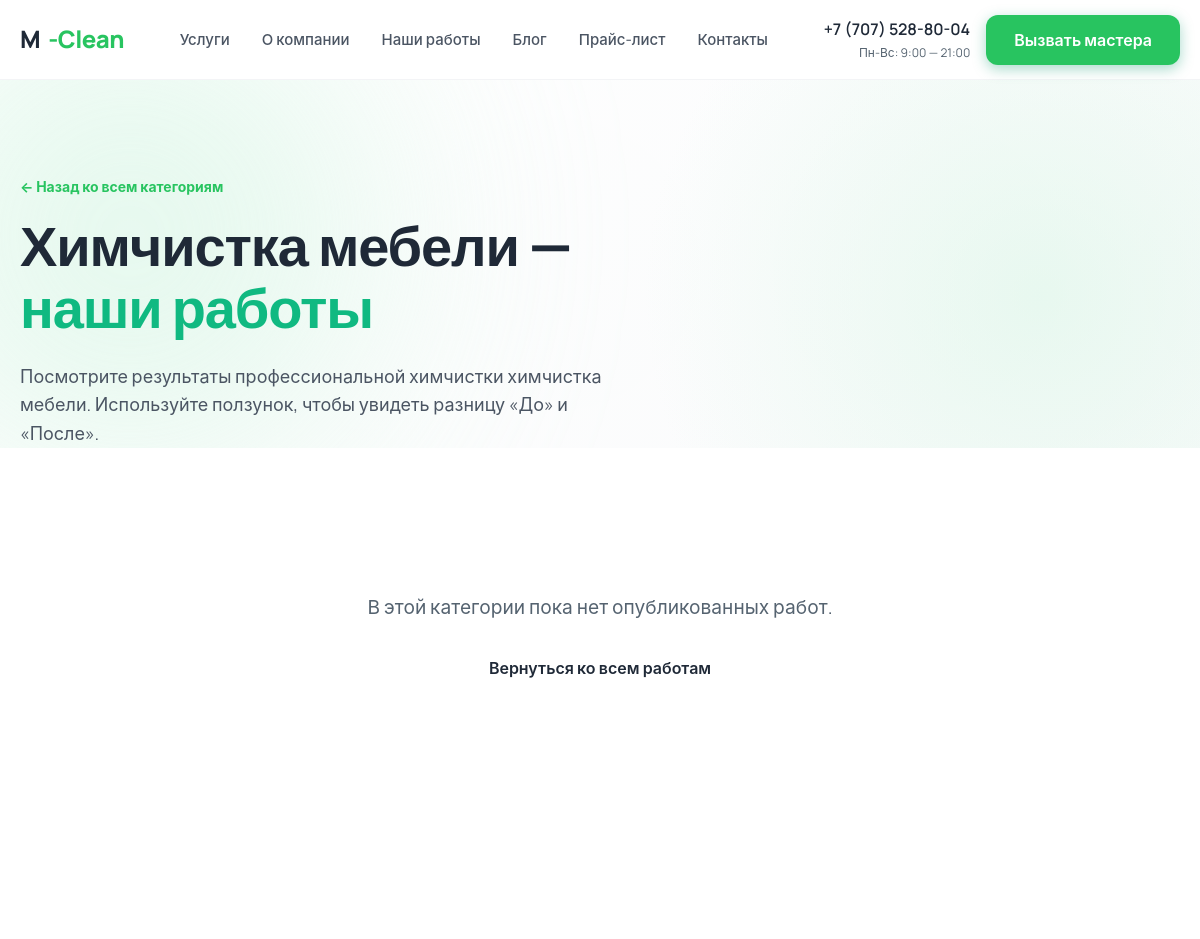
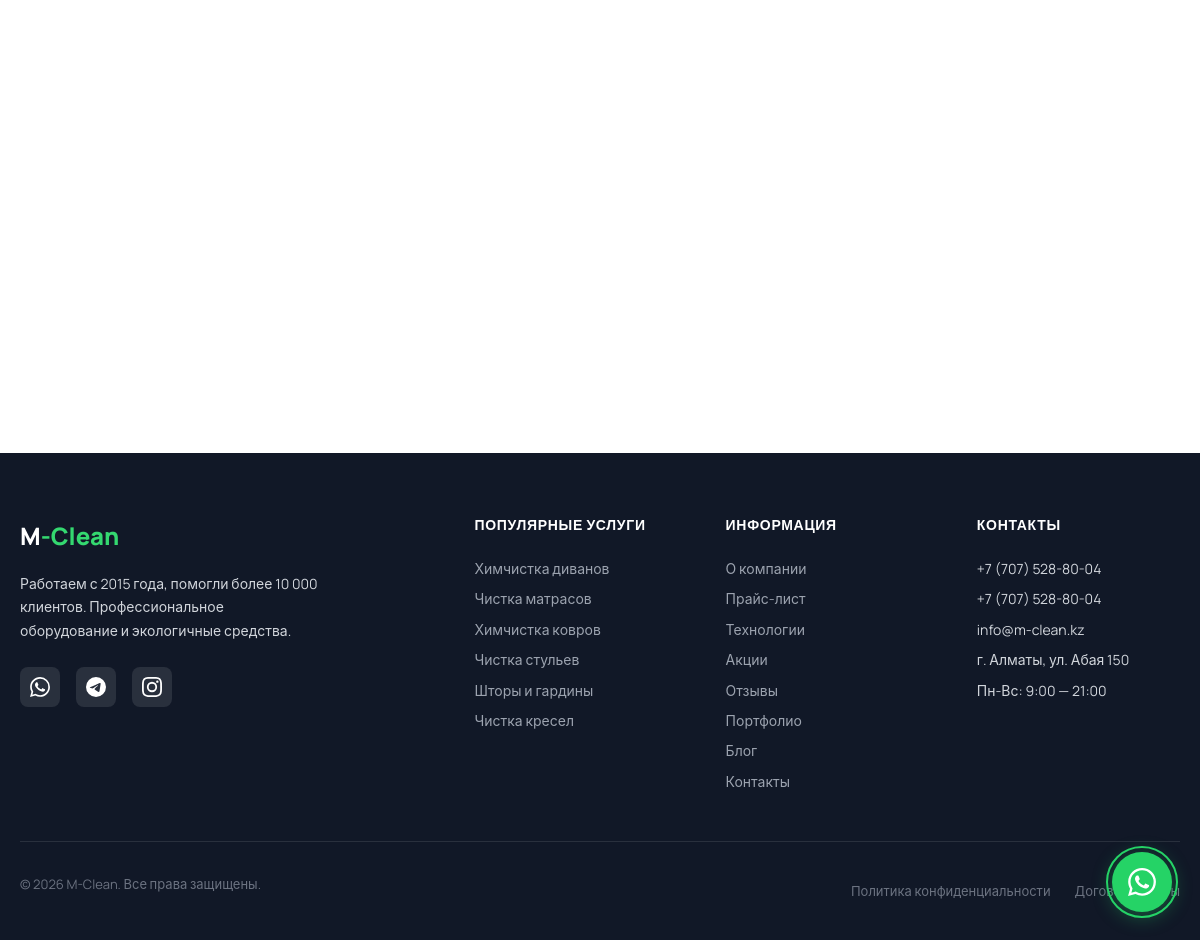
The page /portfolio/himchistka-mebeli/ on the database as committed earlier (2 pictures, top to bottom).
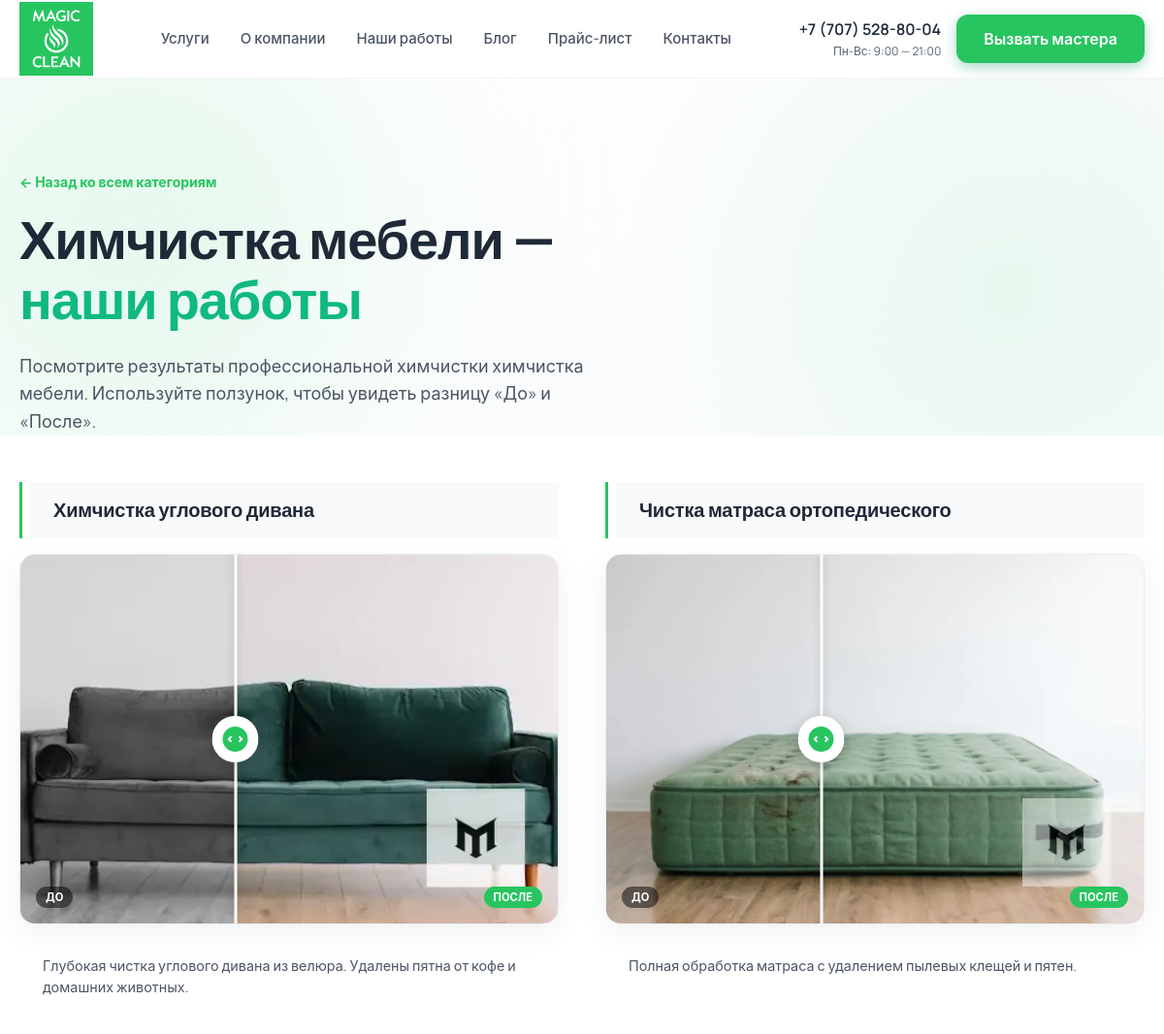
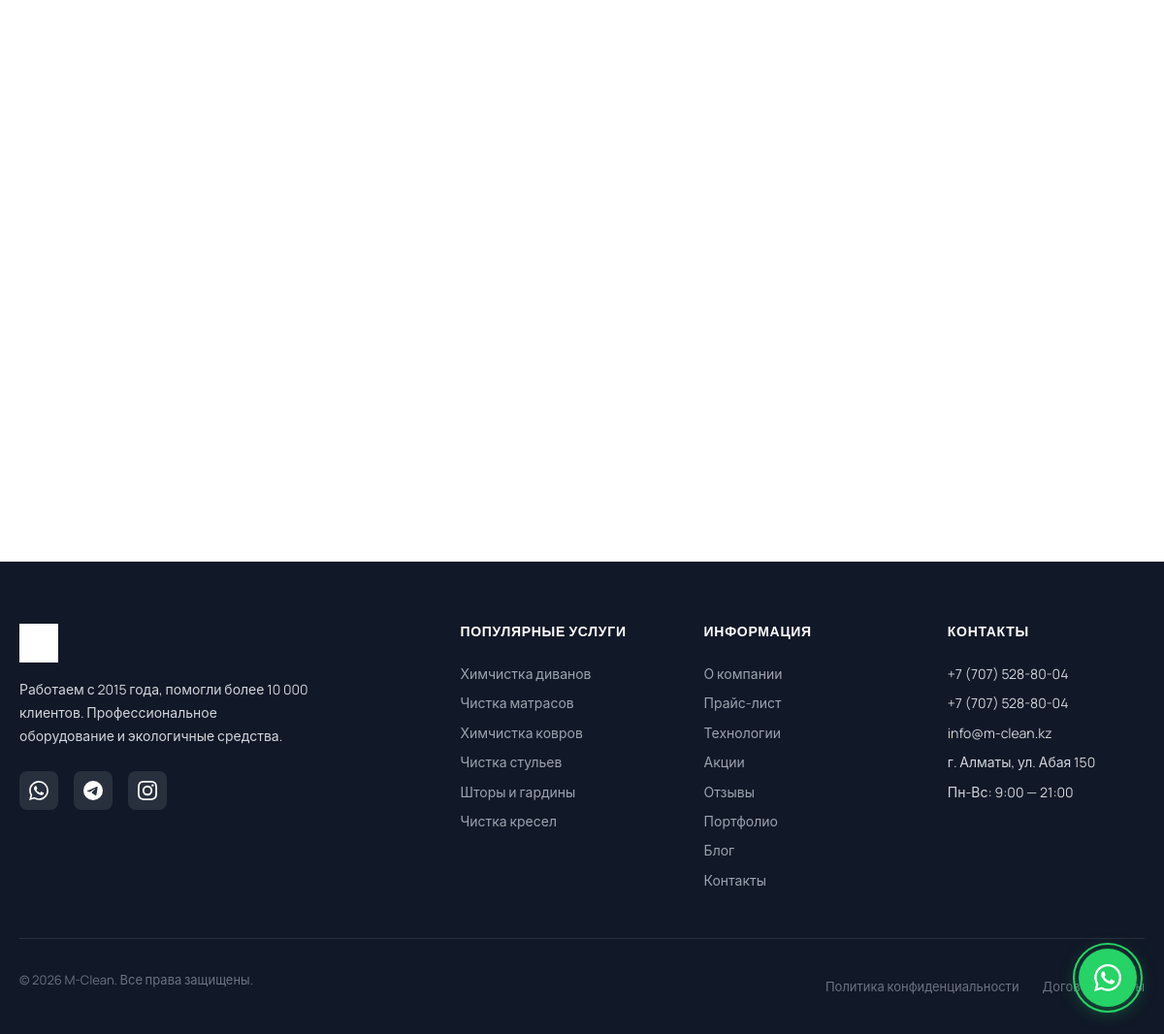
The same page on the database as committed later (2 pictures, top to bottom).
### core/models.py (models this page shows, shortened)
class SiteSettings(models.Model):
    logo = models.ImageField(
        "Логотип",
        upload_to="branding/",
        blank=True,
        help_text="Основной логотип (для хедера)"
    )
    logo_footer = models.ImageField(
        "Логотип для футера",
        upload_to="branding/",
        blank=True,
        help_text="Белый/светлый логотип для тёмного футера"
    )
    favicon = models.ImageField(
        "Favicon",
        upload_to="branding/",
        blank=True,
        help_text="Иконка сайта (PNG, 32x32)"
    )
    hero_image = models.ImageField(
        "Фото Hero (справа)",
        upload_to="branding/",
        blank=True,
        help_text="Главное фото справа на первом экране (рекомендуется 600x500)"
    )
    hero_title = models.TextField(
        "Заголовок Hero (H1)",
        blank=True,
        help_text="HTML-разрешён. Например: Профессиональная<br><span>химчистка мебели</span><br>в Алматы"
    )
    hero_subtitle = models.TextField(
        "Подзаголовок Hero",
        blank=True,
        help_text="Текст под заголовком. Например: Вернём вашей мебели первозданный вид за 2 часа."
    )
    company_name = models.CharField(
        "Название компании",
        max_length=100,
        default="M-Clean"
    )
    tagline = models.CharField(
        "Слоган",
        max_length=255,
        blank=True,
        help_text="Например: Профессиональная химчистка мебели в Алматы"
    )
    about_short = models.TextField(
        "Краткое описание",
        blank=True,
        help_text="2-3 предложения для блока 'О нас' на главной"
    )
    phone = models.CharField("Телефон", max_length=30)
    phone_secondary = models.CharField(
        "Доп. телефон",
        max_length=30,
        blank=True
    )
    email = models.EmailField("Email", blank=True)
    address = models.CharField(
        "Адрес",
        max_length=255,
        blank=True,
        help_text="Город, улица"
    )
    working_hours = models.CharField(
        "Часы работы",
        max_length=100,
        blank=True,
        default="Пн-Вс: 9:00 — 21:00"
    )
    min_order = models.DecimalField(
        "Минимальный заказ (₸)",
        max_digits=10,
        decimal_places=0,
        default=7000,
        help_text="Минимальная сумма заказа для выезда мастера"
    )
    whatsapp_phone = models.CharField("Номер WhatsApp", max_length=20, blank=True, help_text="Только цифры, например 77075288004")
    telegram = models.URLField("Telegram", blank=True)
    instagram = models.URLField("Instagram", blank=True)
    vk = models.URLField("VK", blank=True)
    rating_yandex = models.DecimalField("Рейтинг Яндекс", max_digits=2, decimal_places=1, default=5.0)
    rating_google = models.DecimalField("Рейтинг Google", max_digits=2, decimal_places=1, default=5.0)
    rating_2gis = models.DecimalField("Рейтинг 2ГИС", max_digits=2, decimal_places=1, default=5.0)
    url_reviews_yandex = models.URLField("Ссылка на отзывы Яндекс", blank=True)
    url_reviews_google = models.URLField("Ссылка на отзывы Google", blank=True)
    url_reviews_2gis = models.URLField("Ссылка на отзывы 2ГИС", blank=True)
    telegram_bot_token = models.CharField("Telegram Bot Token", max_length=100, blank=True)
    telegram_chat_id = models.CharField("Telegram Chat ID", max_length=50, blank=True)
    seo_title = models.CharField(
        "SEO Title Главной",
        max_length=255,
        blank=True,
        help_text="Например: Химчистка мебели в Алматы | M-Clean"
    )
    seo_description = models.TextField(
        "SEO Description",
        blank=True,
        help_text="Описание для поисковой выдачи (до 160 символов)"
    )
    watermark = models.ImageField(
        "Водяной знак",
        upload_to="settings/",
        blank=True,
        null=True,
        help_text="PNG с прозрачностью для наложения на фото портфолио"
    )
    video = EmbedVideoField(
        verbose_name="Видео (YouTube)",
        blank=True,
        null=True,
        help_text="Вставьте полную ссылку на YouTube видео"
    )
    class Meta:
        verbose_name = "Настройки сайта"
        verbose_name_plural = "Настройки сайта"

### portfolio/models.py (models this page shows, shortened)
class WorkCase(models.Model):
    category = models.ForeignKey(
        'services.Category',
        on_delete=models.SET_NULL,
        null=True,
        blank=True,
        verbose_name="Категория",
        related_name="work_cases"
    )
    title = models.CharField("Заголовок", max_length=200)
    description = models.TextField("Описание", blank=True)
    image_before = models.ImageField("Фото ДО", upload_to="portfolio/before/")
    image_after = models.ImageField("Фото ПОСЛЕ", upload_to="portfolio/after/")
    order = models.PositiveIntegerField("Порядок", default=0)
    is_active = models.BooleanField("Отображать?", default=True)
    class Meta:
        verbose_name = "Работа (До/После)"
        verbose_name_plural = "Портфолио (До/После)"
        ordering = ['order', '-id']

### core/views.py (the view)
# urls.py: path('portfolio/<slug:slug>/', views.portfolio_category, name='portfolio_category'),
def portfolio_category(request, slug):
    from services.models import Category
    settings = SiteSettings.objects.first()
    category = get_object_or_404(Category, slug=slug, is_active=True)
    works = category.work_cases.filter(is_active=True).order_by('order', '-id')
    context = {
        'settings': settings,
        'category': category,
        'works': works,
    }
    return render(request, 'core/portfolio_category.html', context)

### core/context_processors.py (called while the page is built)
def site_context(request):
    facts = CompanyFact.objects.filter(is_active=True)
    clients_count = None
    experience_count = None
    for fact in facts:
        if fact.icon == 'users':
            clients_count = f"{fact.value:,}{fact.suffix}".replace(',', ' ')
        elif fact.icon == 'calendar':
            experience_count = f"{fact.value}{fact.suffix}"
    return {
        'settings': SiteSettings.objects.first(),
        'service_categories': Category.objects.filter(is_active=True),
        'nav_partners': Partner.objects.filter(is_active=True)[:5],
        'company_facts': facts,
        'clients_count': clients_count or '10 000+',
        'experience_count': experience_count or '8+',
    }

### templates/core/portfolio_category.html (shortened to what the changed rows need)
{% extends 'base.html' %}
{% load static %}
{% block content %}
<section class="hero" style="min-height: auto; padding: var(--space-4xl) 0 0 0;">
    <div class="container">
        <div class="hero__content" style="text-align: left; margin: 0;">
            <h1 class="hero__title">
                {{ category.name }} — <span class="hero__title-accent">наши работы</span>
            </h1>
        </div>
    </div>
</section>
<section class="section" id="portfolio-works" style="padding-top: var(--space-2xl);">
    <div class="container">
        <div class="portfolio-grid-optimized" id="portfolio-grid">
            {% for work in works %}
            <div class="portfolio-card-compact fade-in stagger-{{ forloop.counter }}">
                <div class="portfolio-card__header" style="margin-bottom: var(--space-md); padding-left: var(--space-sm); border-left: 3px solid var(--color-brand);">
                    <h3 class="portfolio-card__title" style="font-size: 1.25rem; margin: 0; line-height: 1.3;">{{ work.title }}</h3>
                </div>
                <div class="portfolio-slider glass-card" style="padding: 6px; border-radius: var(--radius-lg); overflow: hidden; position: relative; aspect-ratio: 16/11;">
                    {% if work.image_after %}
                    <img src="{{ work.image_after.url }}" alt="После" class="portfolio-slider__after" width="800" height="550" style="width: 100%; height: 100%; object-fit: cover;">
                    {% else %}
                    <img src="https://images.unsplash.com/photo-1555041469-a586c61ea9bc?w=800&h=550&fit=crop" alt="После" class="portfolio-slider__after" width="800" height="550" style="width: 100%; height: 100%; object-fit: cover;">
                    {% endif %}
                    {% if work.image_before %}
                    <img src="{{ work.image_before.url }}" alt="До" class="portfolio-slider__before" width="800" height="550" style="width: 100%; height: 100%; object-fit: cover; position: absolute; top: 0; left: 0; clip-path: inset(0 50% 0 0);">
                    {% endif %}
                    <div class="portfolio-slider__line" style="position: absolute; top: 0; bottom: 0; left: 50%; width: 3px; background: white; cursor: ew-resize; z-index: 10; box-shadow: 0 0 8px rgba(0,0,0,0.2);">
                        <div class="portfolio-slider__handle" style="position: absolute; top: 50%; left: 50%; transform: translate(-50%, -50%); width: 32px; height: 32px; background: var(--color-brand); border: 3px solid white; border-radius: 50%; display: flex; align-items: center; justify-content: center; color: white; transition: transform 0.2s ease;">
                            <svg width="16" height="16" viewBox="0 0 24 24" fill="none" stroke="currentColor" stroke-width="3"><path d="M18 8l4 4-4 4M6 8l-4 4 4 4"/></svg>
                        </div>
                    </div>
                    <span class="portfolio-slider__label portfolio-slider__label--before" style="position: absolute; left: 16px; bottom: 16px; background: rgba(0,0,0,0.5); color: white; padding: 2px 10px; border-radius: var(--radius-full); font-size: 0.7rem; font-weight: 700; text-transform: uppercase;">До</span>
                    <span class="portfolio-slider__label portfolio-slider__label--after" style="position: absolute; right: 16px; bottom: 16px; background: var(--color-brand); color: white; padding: 2px 10px; border-radius: var(--radius-full); font-size: 0.7rem; font-weight: 700; text-transform: uppercase;">После</span>
                </div>
                {% if work.description %}
                <div class="portfolio-card__desc-wrap" style="margin-top: var(--space-md);">
                    <p class="portfolio-card__desc" style="color: var(--color-text-secondary); line-height: 1.5; font-size: 0.9rem;">{{ work.description|truncatewords:20 }}</p>
                </div>
                {% endif %}
            </div>
            {% empty %}
            <div class="text-center" style="padding: var(--space-4xl) 0; grid-column: 1 / -1; text-align: center;">
                <p style="font-size: 1.2rem; color: var(--color-text-muted);">В этой категории пока нет опубликованных работ.</p>
                <a href="{% url 'core:portfolio' %}" class="btn">Вернуться ко всем работам</a>
            </div>
            {% endfor %}
        </div>
    </div>
</section>
{% endblock %}

### templates/base.html (shortened to what the changed rows need)
{% load static %}
<!DOCTYPE html>
<html lang="ru">
<head>
    <link rel="stylesheet" href="https://cdn.jsdelivr.net/npm/swiper@11/swiper-bundle.min.css"/>
    <link rel="preload" href="{% static 'css/style.css' %}" as="style" onload="this.rel='stylesheet'">
</head>
<body class="{% block body_class %}{% endblock %}" data-whatsapp-phone="{{ settings.whatsapp_phone|default:'77075288004' }}">
    <header class="header">
        <div class="container">
            <div class="header__inner">
                <a href="/" class="header__logo">
                    {% if settings.logo %}
                    <img src="{{ settings.logo.url }}" alt="M-Clean" class="header__logo-img" style="height: var(--header-height);">
                    {% else %}
                    M<span class="header__logo-accent">-Clean</span>
                    {% endif %}
                </a>
                <nav class="header__nav">
                    <div class="mega-menu-wrapper">
                    </div>
                    <div class="mega-menu-wrapper">
                    </div>
                    <a href="{% url 'core:portfolio' %}" class="header__nav-link">Наши работы</a>
                    <a href="{% url 'blog:blog_list' %}" class="header__nav-link">Блог</a>
                    <a href="{% url 'core:prices' %}" class="header__nav-link">Прайс-лист</a>
                    <a href="{% url 'core:contacts' %}" class="header__nav-link">Контакты</a>
                </nav>
                <div class="header__actions">
                    {% if settings.phone %}
                    <div class="header__phone">
                        <a href="tel:{{ settings.phone }}" class="header__phone-number">{{ settings.phone }}</a>
                        <span class="header__phone-label">{{ settings.working_hours|default:'Пн-Вс: 9:00 — 21:00' }}</span>
                    </div>
                    {% endif %}
                    <button class="btn btn--primary" data-modal="modal-lead">Вызвать мастера</button>
                </div>
            </div>
        </div>
    </header>
    <main>
        {% block content %}{% endblock %}
    </main>
    <footer class="footer" id="contacts">
        <div class="container">
            <div class="footer__grid">
                <div class="footer__brand">
                    <div class="footer__logo">
                        {% if settings.logo_footer %}
                        <img src="{{ settings.logo_footer.url }}" alt="M-Clean" class="footer__logo-img" height="40">
                        {% elif settings.logo %}
                        <img src="{{ settings.logo.url }}" alt="M-Clean" class="footer__logo-img" height="40">
                        {% else %}
                        M<span class="footer__logo-accent">-Clean</span>
                        {% endif %}
                    </div>
                    <p class="footer__about">
                        {{ settings.about_short|default:'Профессиональная химчистка мебели в Алматы. Мы возвращаем вашей мебели первозданный вид с 2015 года.' }}
                    </p>
                    <div class="footer__socials">
                        {% if settings.whatsapp_phone %}
                        <a href="https://wa.me/{{ settings.whatsapp_phone }}" class="footer__social" aria-label="WhatsApp" target="_blank" rel="noopener">
                        </a>
                        {% endif %}
                        {% if settings.telegram %}
                        <a href="{{ settings.telegram }}" class="footer__social" aria-label="Telegram">
                        </a>
                        {% endif %}
                        {% if settings.instagram %}
                        <a href="{{ settings.instagram }}" class="footer__social" aria-label="Instagram">
                        </a>
                        {% endif %}
                    </div>
                </div>
                <div class="footer__column">
                    <h4 class="footer__column-title">Контакты</h4>
                    {% if settings.phone %}
                    <div class="footer__contact">
                        <a href="tel:{{ settings.phone }}">{{ settings.phone }}</a>
                    </div>
                    {% endif %}
                    {% if settings.phone_secondary %}
                    <div class="footer__contact">
                        <a href="tel:{{ settings.phone_secondary }}">{{ settings.phone_secondary }}</a>
                    </div>
                    {% endif %}
                    {% if settings.email %}
                    <div class="footer__contact">
                        <a href="mailto:{{ settings.email }}">{{ settings.email }}</a>
                    </div>
                    {% endif %}
                    {% if settings.address %}
                    <div class="footer__contact">
                        {{ settings.address }}
                    </div>
                    {% endif %}
                    {% if settings.working_hours %}
                    <div class="footer__contact">
                        {{ settings.working_hours }}
                    </div>
                    {% endif %}
                </div>
            </div>
        </div>
    </footer>
</body>
</html>

Rows that differ between the two databases and show on the page:
changed SiteSettings "info@m-clean.kz": logo: picture added; logo empty → "branding/Лого_2.png" (drawn)
now on this page (row edited): WorkCase: title "Химчистка углового дивана", image_after (picture), image_before (picture), description "Глубокая чистка углового дивана из велюра. Удалены пятна от кофе и домашних животных."
now on this page (row edited): WorkCase: title "Чистка матраса ортопедического", image_after (picture), image_before (picture), description "Полная обработка матраса с удалением пылевых клещей и пятен."
Other text that changed with them:
text no longer shown: "M -Clean В этой категории пока нет опубликованных работ. Вернуться ко всем работам M -Clean"
